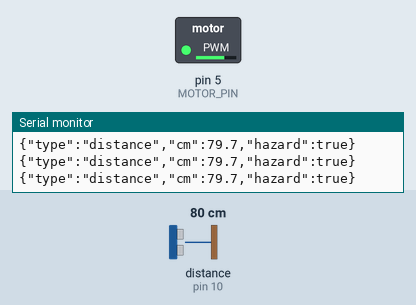
Recording of a sketch running on a simulated Arduino Uno, built with avr-gcc and run on an emulated ATmega328P. Parts: switched loads named in the sketch (green lamp = pin HIGH), the last lines printed to the serial monitor. Wiring (inferred from the names in the program): ultrasonic range finder: trigger pin 9; echo pin 10. The test bench sets the inputs (shaded band); at power-on: distance to the obstacle (sensor on pin 10) 80 cm. The echo pulse lasts 58.3 µs per cm; pins used as bus, display or sensor lines are not drawn.

Above: at 1.3 s.
1.4 s: distance to the obstacle (sensor on pin 10) set to 110 cm
2.9 s: distance to the obstacle (sensor on pin 10) set to 119 cm
At 3.6 s:
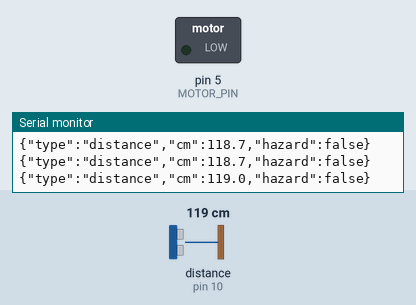
5.0 s: distance to the obstacle (sensor on pin 10) set to 105 cm
6.5 s: distance to the obstacle (sensor on pin 10) set to 97 cm
At 7.4 s:
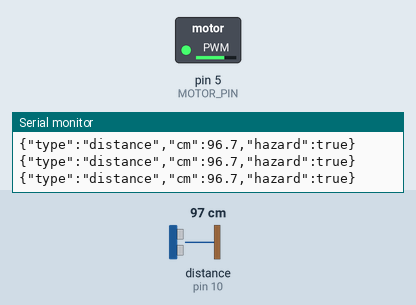
8.0 s: distance to the obstacle (sensor on pin 10) set to 120 cm
At 8.6 s:
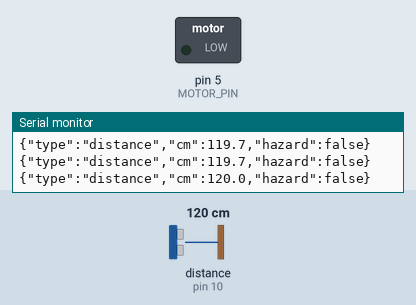
Timing chart, 0 to 10.5 s (numbered marks = the images above; inputs shaded):
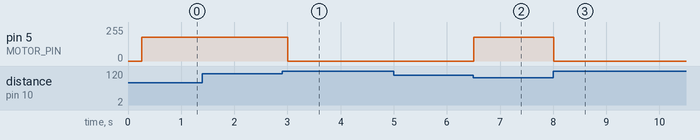

The sketch:

obstacle_alert.ino
```cpp
// Minimal obstacle detector for an Arduino Uno or Nano.

const int TRIGGER_PIN = 9;
const int ECHO_PIN = 10;
const int MOTOR_PIN = 5;

const float ALERT_DISTANCE_CM = 100.0;
const float CLEAR_DISTANCE_CM = 115.0;  // Hysteresis prevents rapid buzzing.
const unsigned long SAMPLE_INTERVAL_MS = 250;

bool hazard = false;
unsigned long lastSampleAt = 0;

float readDistanceCentimeters() {
  digitalWrite(TRIGGER_PIN, LOW);
  delayMicroseconds(2);
  digitalWrite(TRIGGER_PIN, HIGH);
  delayMicroseconds(10);
  digitalWrite(TRIGGER_PIN, LOW);

  // Timeout after 25 ms (roughly 4.3 m) so a missing echo cannot block the loop.
  unsigned long duration = pulseIn(ECHO_PIN, HIGH, 25000UL);
  if (duration == 0) {
    return -1.0;
  }
  return duration * 0.0343 / 2.0;
}

void setMotor(bool enabled) {
  analogWrite(MOTOR_PIN, enabled ? 180 : 0);
}

void setup() {
  pinMode(TRIGGER_PIN, OUTPUT);
  pinMode(ECHO_PIN, INPUT);
  pinMode(MOTOR_PIN, OUTPUT);
  setMotor(false);

  Serial.begin(115200);
  Serial.println("hardware ready");
}

void loop() {
  unsigned long now = millis();
  if (now - lastSampleAt < SAMPLE_INTERVAL_MS) {
    return;
  }
  lastSampleAt = now;

  float distance = readDistanceCentimeters();
  if (distance < 0) {
    hazard = false;
    setMotor(false);
    return;
  }

  if (!hazard && distance <= ALERT_DISTANCE_CM) {
    hazard = true;
  } else if (hazard && distance >= CLEAR_DISTANCE_CM) {
    hazard = false;
  }

  setMotor(hazard);

  Serial.print("{\"type\":\"distance\",\"cm\":");
  Serial.print(distance, 1);
  Serial.print(",\"hazard\":");
  Serial.print(hazard ? "true" : "false");
  Serial.println("}");
}
```

Measured:
- the behaviour switches between 115 and 116 cm on distance to the obstacle (sensor on pin 10) (found by bisection; images 0 and 1)
- the behaviour switches between 100 and 99 cm on distance to the obstacle (sensor on pin 10) (found by bisection; images 1 and 2)
- after the input at 2.9 s, pin 5 (MOTOR_PIN): 180/255 → 0/255 after 0.11 s
- after the input at 6.5 s, pin 5 (MOTOR_PIN): 0/255 → 180/255 at once
- after the input at 8.0 s, pin 5 (MOTOR_PIN): 180/255 → 0/255 at once
